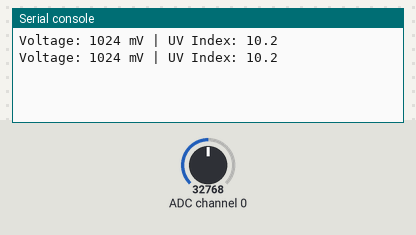
A program run on a simulated CircuitPython board. On the bench: the last lines printed to the serial console. The inputs (shaded band) are chosen by the test bench; at power-on: ADC channel 0 = 32768 (analog values on the 0–65535 scale).

Above: at 1.2 s.
1.3 s: ADC channel 0 set to 45874
At 2.6 s:
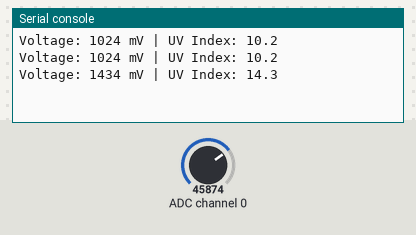
2.8 s: ADC channel 0 set to 57670
At 3.9 s:
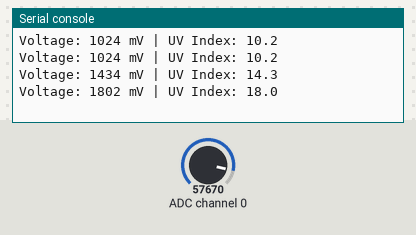
Timing chart, 0 to 5.8 s (numbered marks = the images above; inputs shaded):
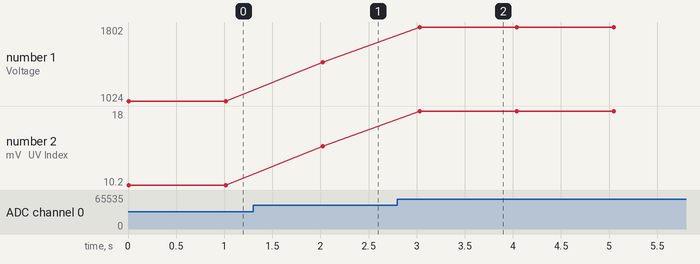

The program:

example.py
```python
# Python script for Raspberry Pi using an ADS1115 over I2C: reads the sensor on ADS1115 channel A0, converts the measured voltage to millivolts, estimates UV index as mV/100, and prints values once per second.
#
# Buy this module: https://shillehtek.com/products/uv-sensor-guva-s12sd-arduino-esp32
# Full manual: https://shillehtek.com/blogs/shillehtek-product-manuals/uv-sensor-guva-s12sd-arduino-esp32-manual
# More examples: https://github.com/shillehbean/shillehtek-examples
#

#!/usr/bin/env python3
# GUVA-S12SD UV Sensor - Raspberry Pi + ADS1115 Example
# The Pi has no analog inputs, so an ADS1115 reads SIG over I2C.
# SIG -> ADS1115 A0, SDA -> GPIO 2, SCL -> GPIO 3
# Install the library first:
#   pip3 install adafruit-circuitpython-ads1x15

import time
import board
import busio
import adafruit_ads1x15.ads1115 as ADS
from adafruit_ads1x15.analog_in import AnalogIn

# I2C bus on GPIO 2 (SDA) / GPIO 3 (SCL)
i2c = busio.I2C(board.SCL, board.SDA)

# ADS1115 at default address 0x48, sensor SIG on channel A0
ads = ADS.ADS1115(i2c)
ads.gain = 2  # +/-2.048V full scale covers the 0-1V output with headroom
channel = AnalogIn(ads, ADS.P0)

try:
    while True:
        millivolts = channel.voltage * 1000

        # Approximate solar UV Index: mV / 100
        uv_index = millivolts / 100

        print("Voltage: {:.0f} mV | UV Index: {:.1f}".format(millivolts, uv_index))
        time.sleep(1)

except KeyboardInterrupt:
    print("Measurement stopped by user")
```

Measured:
- after the input at 1.3 s, the serial console: prints a new line after 0.73 s (image 1)
- after the input at 2.8 s, the serial console: prints a new line after 0.23 s (image 2)
- plotted number 1: 1024 → 1434 after the input at 1.3 s, 1434 → 1802 after the input at 2.8 s
- plotted number 2: 10.2 → 14.3 after the input at 1.3 s, 14.3 → 18 after the input at 2.8 s
